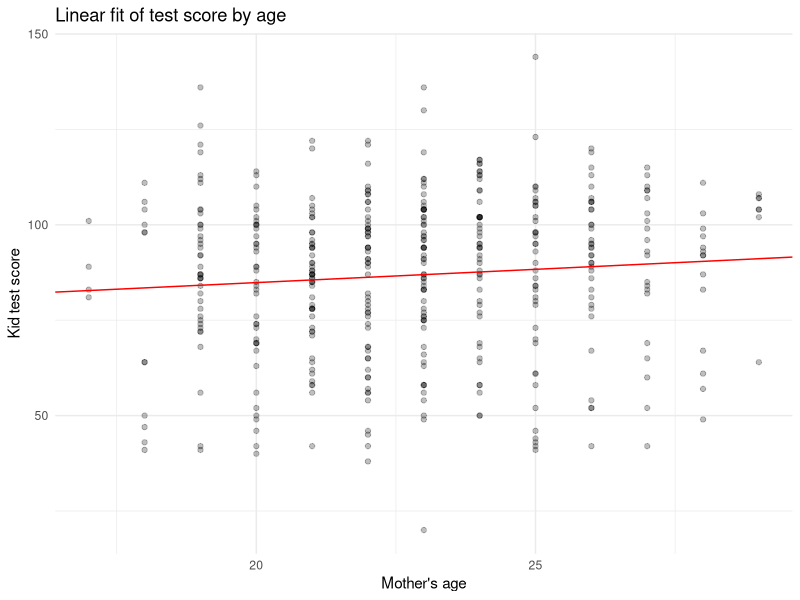

The R source for this figure: (Note: this script raises an error after producing the figure.)
library(tidyverse)

# estimate a regression of kid score ~ mom age

dat<-read_csv("./data/kidiq.csv")

m0<-lm(kid_score ~ mom_age, 
       data = dat)

ggplot(dat,
       aes(x = mom_age, y = kid_score)) + 
  geom_point(alpha = 0.25) + 
  geom_abline(intercept = coef(m0)[1],
              slope = coef(m0)[2], 
              color = "red") + 
  labs(x = "Mother's age", 
       y = "Kid test score",
       title = "Linear fit of test score by age") + 
  theme_minimal()
  #geom_smooth(method = "lm")
# the expected child's test score is 0.7 points higher
# for each year of mom's age

## add another predictor: mothers edu
## this is the good one 
ggplot(dat,
       aes(x = mom_age, y = kid_score)) + 
  geom_point(alpha = 0.25) + 
  geom_abline(intercept = coef(m1)[1],
              slope = coef(m1)[2], 
              color = "red") + 
  geom_abline(intercept = coef(m1)[1] + coef(m1)[3],
              slope = coef(m1)[2], 
              color = "blue") + 
  labs(x = "Mother's age", 
       y = "Kid test score",
       title = "Linear fit of test score by age") + 
  theme_minimal()
## not so good
ggplot(dat,
       aes(x = mom_age, y = kid_score)) + 
  geom_point(alpha = 0.25) +
  geom_smooth(method = "lm") + 
    facet_wrap(~mom_hs)

m1<-lm(kid_score ~ mom_age + mom_hs, 
       data = dat)

m2<-lm(kid_score ~ mom_age + mom_hs + 
         mom_age * mom_hs, 
       data = dat)
### same thing less code
m3<-lm(kid_score ~ mom_age * mom_hs, 
       data = dat)

data_training<-dat[1:200,]
data_test<-dat[201:400,]

m2_train<-lm(kid_score ~ mom_age + mom_hs + 
         mom_age * mom_hs, 
       data = data_training)

yhat_test<-predict(m2_train,
                   newdata = data_test)
### get set up to plot
data_test<-data_test %>% 
  mutate(yhat = predict(m2_train,
                        newdata = data_test))

ggplot(data_test,
       aes(x = yhat,
           y = kid_score)) + 
  geom_point() + 
  geom_abline(intercept = 0, slope = 1)
